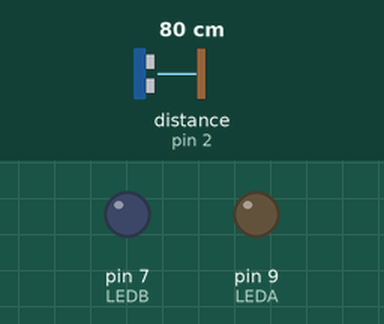
Simulated run of this sketch. Board: Arduino Uno, built with avr-gcc and run on an emulated ATmega328P. Parts: output pins drawn as LEDs (lit = HIGH). Wiring (inferred from the names in the program): ultrasonic range finder: trigger pin 3; echo pin 2. The inputs (shaded band) are chosen by the test bench; at power-on: distance to the obstacle (sensor on pin 2) 80 cm. The echo pulse lasts 58.3 µs per cm; pins used as bus, display or sensor lines are not drawn.

Above: at 1.2 s.
1.3 s: distance to the obstacle (sensor on pin 2) set to 35 cm
2.8 s: distance to the obstacle (sensor on pin 2) set to 31 cm
At 3.1 s:
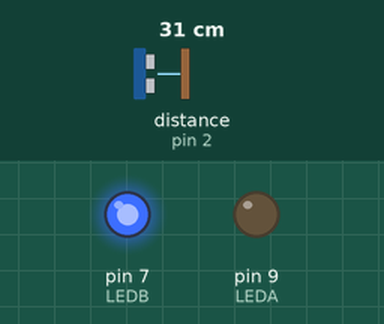
5.8 s: distance to the obstacle (sensor on pin 2) set to 4 cm
At 6.98 s:
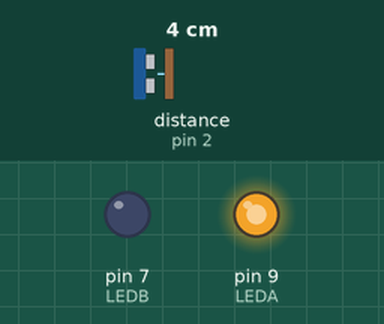
8.8 s: distance to the obstacle (sensor on pin 2) set to 9 cm
At 9.06 s:
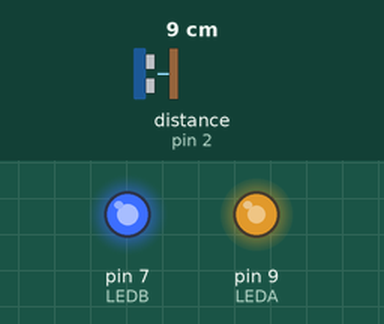
11.8 s: distance to the obstacle (sensor on pin 2) set to 18 cm
At 12.6 s:
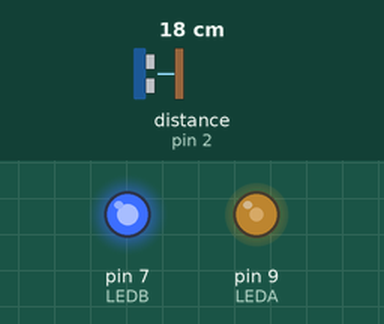
Timing chart, 0 to 15.8 s (numbered marks = the images above; inputs shaded):
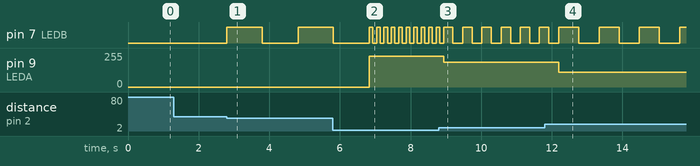

The sketch:

dimming_and_blinking_with_the__ultrasonic_sensor.ino
```cpp
int TRIG=3;//These are the trigger and echo pins on the sensor
int ECHO=2;//I have put them on pins 2 and 3
int LEDA=9;
int LEDB=7;
int maxRange=30;//This determines the distance that the LED will
                //turn off. Smaller numbers will work better.
int getdistance(int trig, int echo){//This is the function that will
  long duration;                    //use the sensor to output a distance
  digitalWrite(trig, LOW);
  delayMicroseconds(2);
  digitalWrite(trig, HIGH);
  delayMicroseconds(20);
  digitalWrite(trig, LOW);
  duration = pulseIn(echo, HIGH);
  duration = duration / 59;//This line appropriately scales the output to be in cm
  if ((duration < 2) || (duration > maxRange)) return false;
  return duration;
}


void setup()
{
  pinMode(TRIG,OUTPUT);
  pinMode(ECHO,INPUT);
  pinMode(LEDA,OUTPUT);
  pinMode(LEDB,OUTPUT);
  digitalWrite(TRIG,LOW);

}

void loop()
{
  int x=getdistance(TRIG,ECHO);
  int y=maxRange-x;
  int fade=map(y,0,maxRange,0,255);//Maps the brightness to be lowest just before reaching maxRange
  int flash=map(x,0,maxRange,0,1000);//Maps LEDB to blink in intervals up to one second. Blinks slower the further away objects are.
  if (x!=0){
    analogWrite(LEDA,fade); //Dimming part
    digitalWrite(LEDB,HIGH);//These 4 lines are the blinking part
    delay(flash);
    digitalWrite(LEDB,LOW);
    delay(flash);
  }
  else {//If the distance is outside of maxRange, the LED will turn off.
    digitalWrite(LEDA,LOW);
    digitalWrite(LEDB,LOW);
  }
  delay(10);
}
```

Measured:
- the behaviour switches between 32 and 31 cm on distance to the obstacle (sensor on pin 2) (found by bisection; images 0 and 1)
- after the input at 1.3 s, every drawn part: stays the same
- after the input at 2.8 s, pin 7 (LEDB): LOW → HIGH at once, → LOW 1.0 s later, → HIGH 1.0 s later
- after the input at 5.8 s, pin 9 (LEDA): 0/255 → 229/255 after 1.0 s
- after the input at 8.8 s, pin 9 (LEDA): 229/255 → 187/255 after 0.14 s
- after the input at 11.8 s, pin 9 (LEDA): 187/255 → 110/255 after 0.40 s
